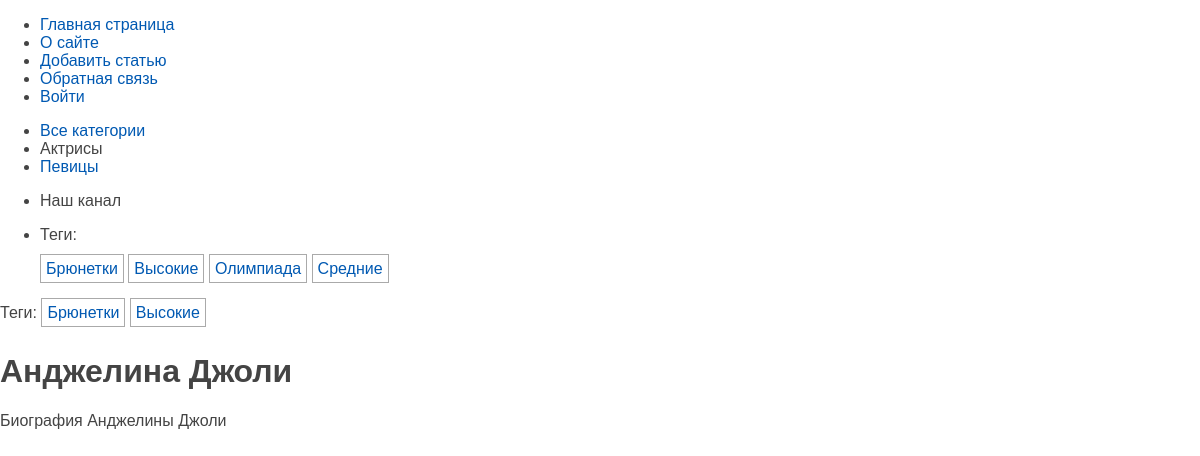
The app's page /post/andzhelina-dzholi/ with its own data.
### women/models.py (models this page shows, shortened)
class Category(models.Model):
    name = models.CharField(max_length=100, db_index=True, verbose_name = 'Категория')
    slug = models.SlugField(max_length=255, unique=True, db_index=True)
    class Meta:
        verbose_name = 'Категория'
        verbose_name_plural = 'Категории'
    def get_absolute_url(self):
        return reverse("category", kwargs={"cat_slug": self.slug})

class TagPost(models.Model):
    tag = models.CharField(max_length=100, db_index=True)
    slug = models.SlugField(max_length=255, unique=True, db_index=True)
    def get_absolute_url(self):
        return reverse("tag", kwargs={"tag_slug": self.slug})

class Women(models.Model):
    class Status(models.IntegerChoices):
        DRAFT = 0, "Черновик"
        PUBLISHED = 1, "Опубликовано"
    title = models.CharField(max_length=255, verbose_name='Заголовок')
    slug = models.SlugField(max_length=255, unique=True, db_index=True, verbose_name='Slug')
    content = models.TextField(blank=True, verbose_name='Текст статьи')
    time_create = models.DateTimeField(auto_now_add=True, verbose_name='Время создания')
    time_update = models.DateTimeField(auto_now=True, verbose_name='Время изменения')
    is_published = models.BooleanField(choices=tuple(map(lambda x: (bool(x[0]), x[1]), Status.choices)),
                                       default=Status.DRAFT, verbose_name='Статус')
    cat = models.ForeignKey('Category', on_delete=models.PROTECT, related_name='posts', verbose_name='Категория')
    tags = models.ManyToManyField('TagPost', blank=True, related_name='tags', verbose_name='Теги')
    husband = models.OneToOneField('Husband', on_delete=models.SET_NULL, null=True,
                                   blank=True, related_name='wuman', verbose_name='Муж')
    objects = models.Manager()
    published = PublishedManager()
    class Meta:
        verbose_name = 'Известные женщины'
        verbose_name_plural = 'Известные женщины'
        ordering = ['-time_create']
        indexes = [
            models.Index(fields=['-time_create'])
        ]

### women/views.py (the view)
# urls.py: path('post/<slug:post_slug>/', views.show_post, name='post'),
def show_post(request, post_slug):
    post = get_object_or_404(Women, slug=post_slug)
    data = {
        'title': post.title,
        'menu': menu,
        'post': post,
        'cat_selected': 1,
    }
    return render(request, 'women/post.html', context=data)

### women/templatetags/women_tags.py (called while the page is built)
@register.inclusion_tag('women/list_categories.html')
def show_categories(cat_selected=0):
    cats = Category.objects.annotate(total=Count('posts')).filter(total__gt=0)
    return {"cats": cats, 'cat_selected': cat_selected}

@register.inclusion_tag('women/list_tags.html')
def show_all_tags():
    return {"tags": TagPost.objects.annotate(total=Count("tags")).filter(total__gt=0)}

### women/templates/women/post.html (shortened to what this page needs)
{% extends 'base.html' %} {% block breadcrumbs %}
{% with post.tags.all as tags %} {% if tags %}
<ul class="tags-list">
  <li>Теги:</li>
  {% for t in tags %}
  <li><a href="{{t.get_absolute_url}}">{{t.tag}}</a></li>
  {% endfor %}
</ul>
{% endif %} {% endwith %} {% endblock %} {% block content %}
<h1>{{post.title}}</h1>
 {{post.content|linebreaks}} {% endblock %}

### women/templates/women/list_categories.html
{% for cat in cats %} {% if cat.id == cat_selected %}
<li class="selected">{{cat.name}}</li>
{% else %}
<li><a href="{{ cat.get_absolute_url }}">{{cat.name}}</a></li>
{% endif %} {% endfor %}

### women/templates/women/list_tags.html
{% if tags %}
<p>Теги:</p>
<ul class="tags-list">
  {% for t in tags %}
  <li><a href="{{t.get_absolute_url}}">{{t.tag}}</a></li>
  {% endfor %}
</ul>
{% endif %}

### women/static/women/css/styles.css (style rules this page uses)
html, body { font-family: "Arial"; margin: 0; padding: 0; height: 100%; width: 100%; color: #444; }
a { color: #0059b2; text-decoration: none; }
ul.tags-list { width: 100%; margin: 0; padding: 0; list-style: none; }
ul.tags-list li { margin: 0; padding: 0 0 10px; display: inline-block; }
ul.tags-list li a { padding: 5px; font-size: 16px; border: 1px solid #aaa; }

### records on screen
Category: name "Актрисы"
Category: name "Певицы"
TagPost: tag "Брюнетки"
TagPost: tag "Высокие"
TagPost: tag "Олимпиада"
TagPost: tag "Средние"
Women: title "Анджелина Джоли", content "Биография Анджелины Джоли"

### other values on screen
{{ m.title }} "О сайте" "Добавить статью" "Обратная связь" "Войти"
